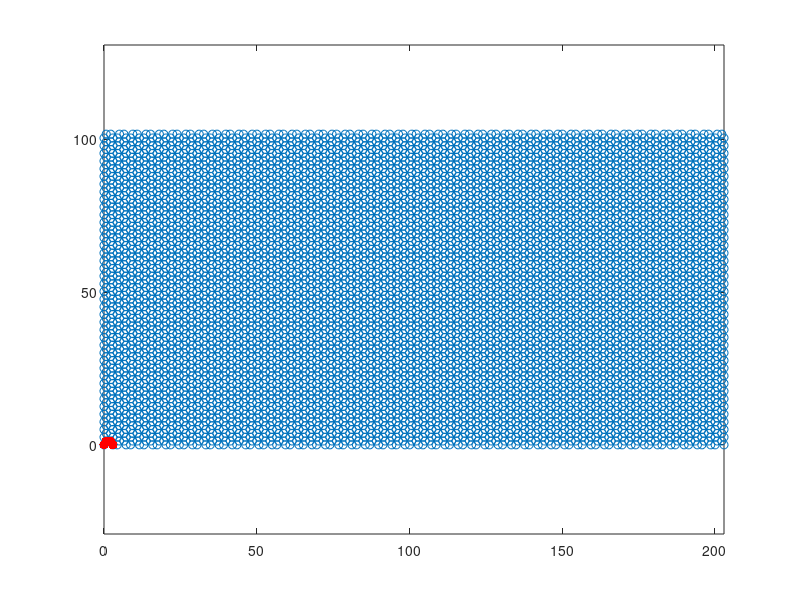

Write MATLAB code to recreate this figure.
%%% Afnan Mostafa
%%% 02/25/2023

%%% ### CODE TO CREATE SINGLE- OR MULTI-LAYERED hBN (AA or AB) ### %%%

%%% This code generates aa- or ab- stacked
%%% hBN. The number of layers is defined by the variable 'layers' and
%%% stacking is defined by the variable 'stacking'
clear

%% parameters
format long;
cc  = 1.45;                 %% interatomic distance
per_arm = 4.35;
per_zig = 2.51;

%% change here
length_sheet = 20.2;        %% in nm with buffer of 0.2
width_sheet = 10.2;         %% in nm with buffer of 0.2

%%
nx = ceil((length_sheet*10)/per_arm);
ny = ceil((width_sheet*10)/per_zig);
cc_height = 3.3;

%% write or show final results
write = true;
show = true;

%% unit cell size
lx = 3*cc;
ly = sqrt(3)*cc;

%% coordinates of the 4 basis atoms in the unit cell
base = [ 0.0 , 0.0 , 0.0 ;
    cc/2 , ly/2 , 0.0 ;
    lx/2 , ly/2 , 0.0 ;
    2*cc , 0.0 , 0.0 ];

%% total number of atoms
N = length(base)*nx*ny;

%% coordinates of the atoms in the layer
coords = zeros(N,3);
id = 0;

for ix=1:nx
    for iy=1:ny
        for iatom=1:length(base)
            id = id + 1;
            coords(id,:) = base(iatom,:)+[(ix-1)*lx,(iy-1)*ly,0];
        end
    end
end

%% hBN layers, atom types 
atomtype = 2;
stacking = 'ab';
layers = 2;         %% hBN layers
total_atoms = N*layers;

%% show as a figure
if show
    plot(coords(:,1),coords(:,2),'o')
    hold on
    plot(base(:,1),base(:,2),'.r','markersize',20)
    axis equal
end

%% write to file
filename1 = 'hBN_%d_layers_%s_%dnmx%dnm.data';
filename = sprintf(filename1,layers,stacking,floor(length_sheet),floor(width_sheet));

if write
    fid = fopen(filename,'w');
    fprintf(fid,'#hBN %dx%d, a=%g, lx=%g, ly=%g\n',length_sheet,width_sheet,cc,nx,ny);
    fprintf(fid,'%g atoms\n\n',total_atoms);
    fprintf(fid,'%g atom types\n\n',atomtype);
    fprintf(fid,'0 %g xlo xhi\n',lx*nx);
    fprintf(fid,'0 %g ylo yhi\n',ly*ny);
    fprintf(fid,'%g %g zlo zhi\n\n',-2*floor(cc_height*6*layers),2*floor(cc_height*6*layers));
    fprintf(fid,'Masses\n\n');
    
    
    fprintf(fid,'1 14.0067\n');  % N mass
    fprintf(fid,'2 10.811\n');   % B mass
    
    fprintf(fid, '\n');
    fprintf(fid,'Atoms\n\n');
    
    atom_layer = total_atoms/layers;
    p=1;
    t = (1:atomtype);
    type = (repmat(t,1,length(coords)/2))';
    
    for i = 1:layers
        for j = 1:atom_layer
            if strcmp(stacking, 'ab')
                fprintf(fid,'%g %g %g %g %g\n',(j+(p-1)*atom_layer),type(j,1),(coords(j,1)+(cc*abs(1-rem(i,2)))),coords(j,2),coords(j,3)+(cc_height*i));
            else
                fprintf(fid,'%g %g %g %g %g\n',(j+(p-1)*atom_layer),type(j,1),coords(j,1),coords(j,2),coords(j,3)+(cc_height*i));
            end
        end
        p=p+1;
    end
    fclose(fid);
end
